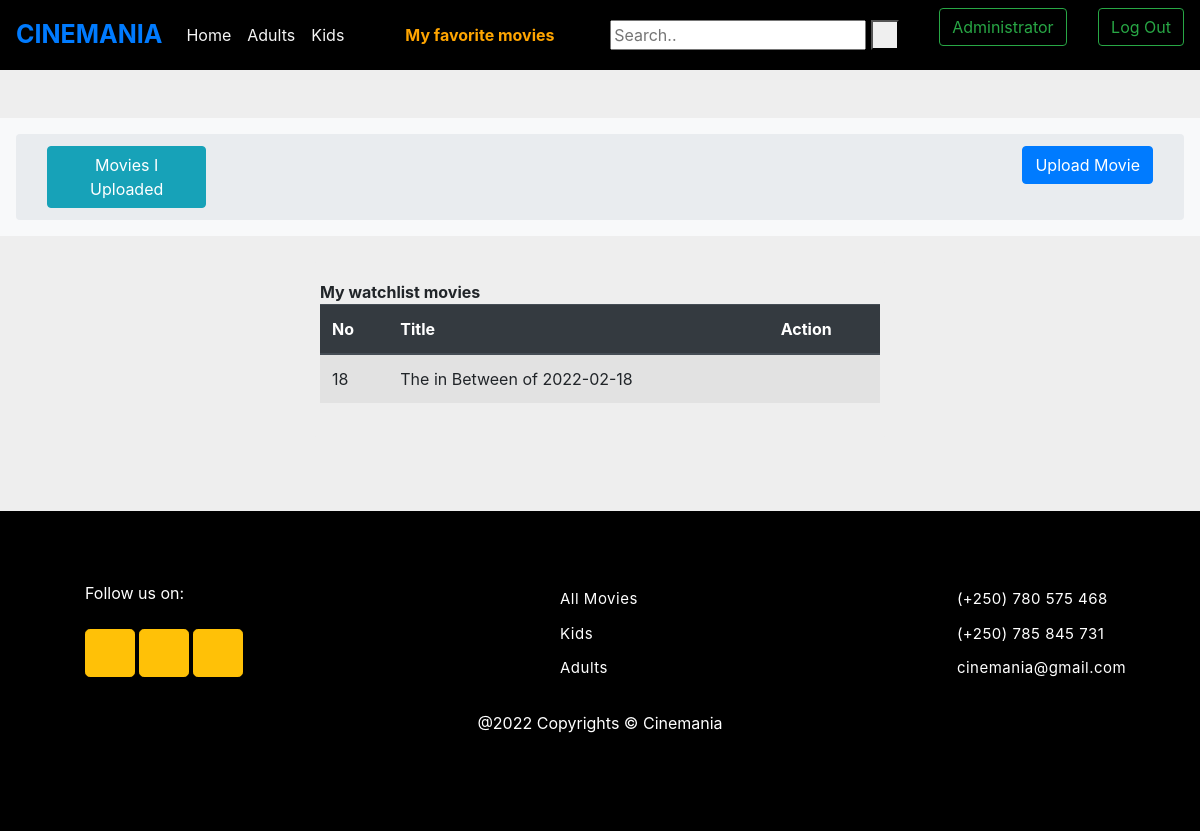
Page /watchlist/2 (signed in) on the committed database.
### relecloud/models.py (models this page shows, shortened)
class User(AbstractUser):
    sex = (('M', 'Male'), ('F', 'Female'), ('O', 'Other'))
    gender = models.CharField(max_length=10, choices=sex, default='M')
    age = models.IntegerField(null=True, blank=True)
    profile_image = models.FileField(upload_to = 'images/', null=True, blank=True)

class watch_list(models.Model):
    user = models.ForeignKey(User, on_delete=models.CASCADE)
    movie = models.ForeignKey(Movie, on_delete=models.CASCADE)

class Movie(models.Model):
    type = (('G', 'General'), ('A', 'Adults'), ('K', 'Kids'))
    title = models.CharField(max_length=255)
    release_date = models.DateField()
    main_actors = models.CharField(max_length=255 ,null=True)
    genre = models.CharField(max_length=100)
    movie_type = models.CharField(max_length=100, choices=type, default='G')
    description = models.CharField(max_length=255)
    poster = models.ImageField(upload_to = 'images/', null=True,  blank=True)
    trailer_link = models.URLField(max_length=255, null=True)
    uploaded_by = models.ForeignKey(User, on_delete=models.CASCADE)
    uploaded_on = models.DateTimeField()
    movie = models.FileField(upload_to = 'movies/')
    def __str__(self):
        return f"{self.title} of {self.release_date}"

### relecloud/views.py (the view)
# urls.py: path('watchlist/<str:uid>', views.watchlist, name="watchlist"),
def watchlist(request, uid):
    uploaded_movies = watch_list.objects.filter(user = uid)
    return render(request, 'watchlist.html', {'upMovies': uploaded_movies})

### relecloud/templates/watchlist.html (shortened to what this page needs)
{% extends 'base.html' %}
{% load static %}
{% if user.is_authenticated %}
          {% block content %}
            <div class="fluid">
                <nav style="background: #000000; box-shadow: box-show;" class="navbar navbar-expand-lg">
                    <a class="navbar-brand" style="font-size: 25px" href="{% url 'movies' %}"><b>CINEMANIA</b></a>
                    <div class="collapse navbar-collapse" id="navbarSupportedContent">
                      <ul class="navbar-nav mr-auto">
                        <li class="nav-item active">
                          <a class="nav-link text-whitesmoke active" href="{% url 'movies' %}">Home <span class="sr-only">(current)</span></a>
                        </li>
                          <li class="nav-item">
                          <a class="nav-link text-whitesmoke" href="{% url 'adults' %}">Adults</a>
                        </li>
                        <li class="nav-item">
                          <a class="nav-link text-whitesmoke" href="{% url 'kids' %}">Kids</a>
                        </li>&nbsp;&nbsp;&nbsp;&nbsp;&nbsp;&nbsp;&nbsp;&nbsp;&nbsp;&nbsp;
                        {% if user.is_authenticated %}
                        <li class="nav-item">
                          <a class="nav-link text-whitesmoke" style="color:orange" href="{% url 'myfavs' user.id %}"><b>My favorite movies</b></a>
                        </li>
                        {% endif %}
                      </ul>
                      <div class="topnav">
                        <div class="search-container">
                          <form action="{% url 'search' %}" method="POST" > {% csrf_token %}
                            <input type="text" placeholder="Search.." name="search">
                            <button type="submit"><i class="fa fa-search"></i></button>
                          </form>
                        </div>
                      </div>
                      <ul class="right">
                        {% if user.is_authenticated %}
                          <div>
                            <a href="{% url 'profile' user.id %}">
                              <button class="btn btn-outline-success my-2 my-sm-0" type="submit">{{ user.username }}</button></a>
                              <a href="{% url 'logout' %}">
                              <button class="btn btn-outline-success my-2 my-sm-0" type="submit">Log Out</button></a>
                          </div>
                          {% endif %}
                        </ul>
                    </div>
                  </nav>
                  <div>
                    {% if user.is_authenticated %}
                    <section style="background-color: #eee;">
                        <div class="py-5">
                          <div class="row">
                            <div class="col">
                              <nav aria-label="breadcrumb" class="bg-light rounded-3 p-3 mb-4">
                                <ol class="breadcrumb mb-0">
                                  <div class="col-lg-12">
                                    <div class="row">
                                    <div class="col-lg-2">
                                      <a class="btn btn-info" href="{% url 'myMovies' user.id %}">Movies I Uploaded</a>
                                    </div>
                                    <div class="col-lg-10">
                                      <a style="float: right" class="btn btn-primary" href="{% url 'upload' %}">Upload Movie</a>
                                    </div>
                                  </div>
                                </ol>
                              </nav>
                            </div>
                          </div>
                            <div class="col-lg-12 w-50 mx-auto">
                              <div  style="background: #eee; border: none" class="card mb-4">
                                <div class="card-body">
                                  <div class="row">
                                    <table class="table table-hover table-striped">
                                      <thead class="thead-dark table-striped">
                                        <b>My watchlist movies</b>
                                            <th scope="col">No</th>
                                            <th scope="col">Title</th>
                                            <th scope="col">Action</th>
                                      </thead>
                                        {% for movie in upMovies %}
                                        <tr>
                                            <td>{{ movie.id }}</td>
                                            <td>{{ movie.movie }}</td>
                                            <td  style="text-align: center">
                                                <a href="{% url 'deleteMovie' movie.id %}" title="Delete {{ movie.title }}"><i class="fa fa-trash"></i></a>
                                            </td>
                                        </tr>
                                        {% endfor %}
                                    </table>
                                  </div>
                                </div>
                              </div>
                                </div>
                              </div>
                            </div>
                          </div>
                      {% else %}
                      {% url 'login' %}
                      {% endif %}
                      {% endblock %}
{% else %}
{% url 'login' %}
{% endif %}

### relecloud/static/stylings/styles.css (style rules this page uses)
body { font-family: Helvetica; }
a { color: lightblue; }
.text-whitesmoke { color: whitesmoke }

### relecloud/templates/base.html (style rules this page uses)
.right { list-style: none; display: block; }
body { background-color: #f9f9fa }

### rows in the picture
User: username "Administrator"
watch_list: id "18", movie "The in Between of 2022-02-18"
